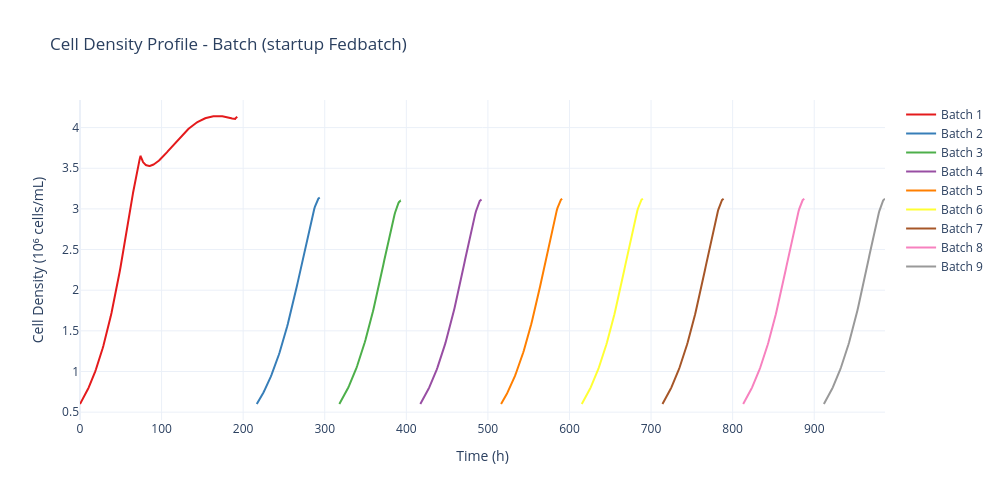
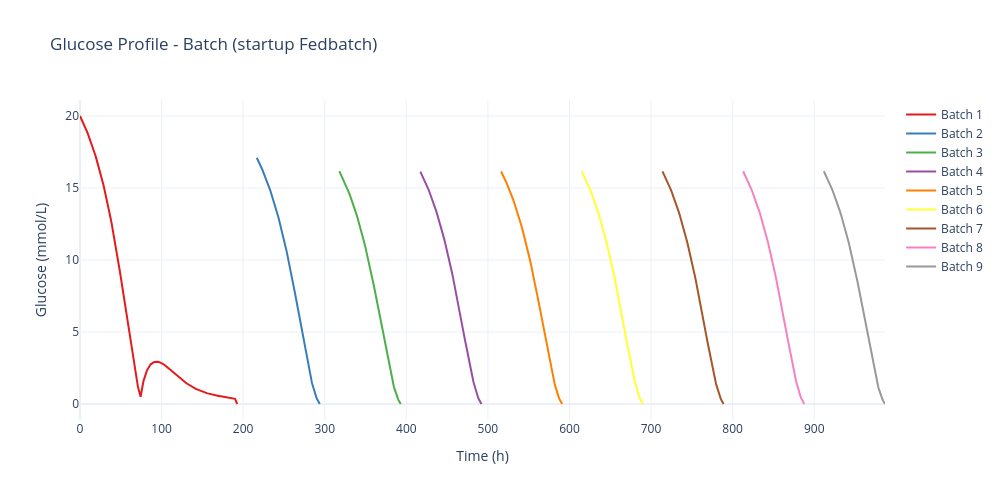
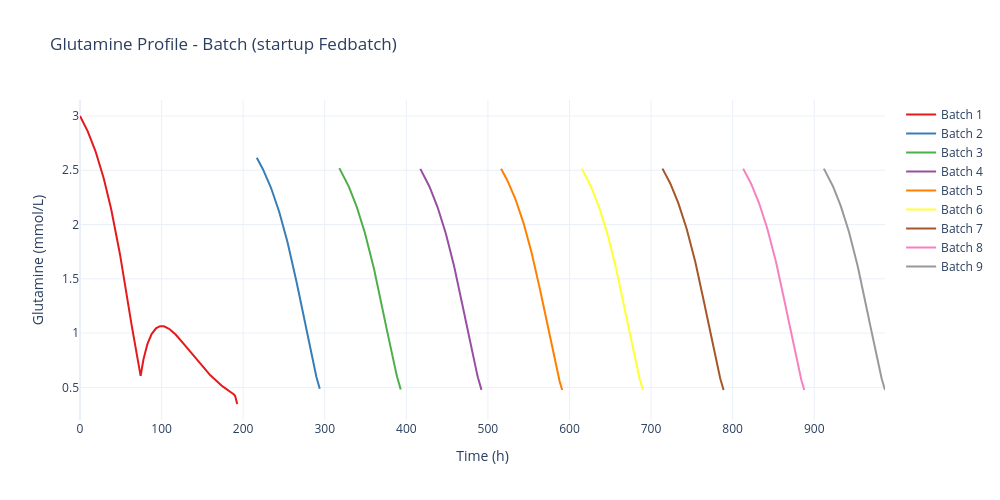
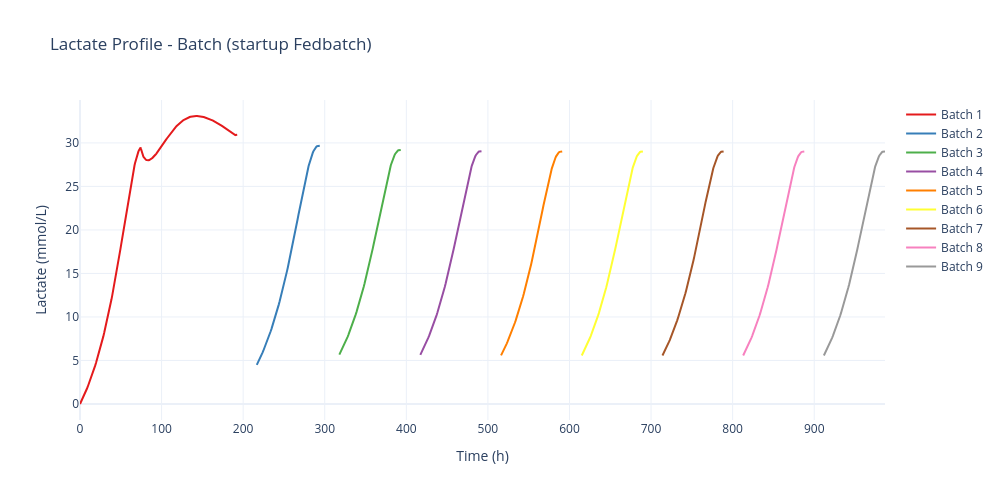

Notebook source saved alongside these figures, in order:
### Code cell
fig_list = baseline_sim.data.plot_profiles()
for fig in fig_list:
    fig.show()

### Figure 1 — Plotly figure (JSON) as saved in the notebook; plotly's stock layout.template omitted (floating-point values rounded to 4 significant figures; data arrays with more than 128 entries replaced by an {"elided": "..."} marker saying what was removed)
{"data": [{"hovertemplate": "Time: %{x:.1f} h<br>Cell Density (10⁶ cells/mL): %{y:.2f}<extra></extra>", "line": {"color": "rgb(228,26,28)", "width": 2}, "mode": "lines", "name": "Batch 1", "type": "scatter", "x": {"elided": "346 float values"}, "y": {"elided": "346 float values"}}, {"hovertemplate": "Time: %{x:.1f} h<br>Cell Density (10⁶ cells/mL): %{y:.2f}<extra></extra>", "line": {"color": "rgb(55,126,184)", "width": 2}, "mode": "lines", "name": "Batch 2", "type": "scatter", "x": {"elided": "145 float values"}, "y": {"elided": "145 float values"}}, {"hovertemplate": "Time: %{x:.1f} h<br>Cell Density (10⁶ cells/mL): %{y:.2f}<extra></extra>", "line": {"color": "rgb(77,175,74)", "width": 2}, "mode": "lines", "name": "Batch 3", "type": "scatter", "x": {"elided": "137 float values"}, "y": {"elided": "137 float values"}}, {"hovertemplate": "Time: %{x:.1f} h<br>Cell Density (10⁶ cells/mL): %{y:.2f}<extra></extra>", "line": {"color": "rgb(152,78,163)", "width": 2}, "mode": "lines", "name": "Batch 4", "type": "scatter", "x": {"elided": "137 float values"}, "y": {"elided": "137 float values"}}, {"hovertemplate": "Time: %{x:.1f} h<br>Cell Density (10⁶ cells/mL): %{y:.2f}<extra></extra>", "line": {"color": "rgb(255,127,0)", "width": 2}, "mode": "lines", "name": "Batch 5", "type": "scatter", "x": {"elided": "140 float values"}, "y": {"elided": "140 float values"}}, {"hovertemplate": "Time: %{x:.1f} h<br>Cell Density (10⁶ cells/mL): %{y:.2f}<extra></extra>", "line": {"color": "rgb(255,255,51)", "width": 2}, "mode": "lines", "name": "Batch 6", "type": "scatter", "x": {"elided": "137 float values"}, "y": {"elided": "137 float values"}}, {"hovertemplate": "Time: %{x:.1f} h<br>Cell Density (10⁶ cells/mL): %{y:.2f}<extra></extra>", "line": {"color": "rgb(166,86,40)", "width": 2}, "mode": "lines", "name": "Batch 7", "type": "scatter", "x": {"elided": "138 float values"}, "y": {"elided": "138 float values"}}, {"hovertemplate": "Time: %{x:.1f} h<br>Cell Density (10⁶ cells/mL): %{y:.2f}<extra></extra>", "line": {"color": "rgb(247,129,191)", "width": 2}, "mode": "lines", "name": "Batch 8", "type": "scatter", "x": {"elided": "131 float values"}, "y": {"elided": "131 float values"}}, {"hovertemplate": "Time: %{x:.1f} h<br>Cell Density (10⁶ cells/mL): %{y:.2f}<extra></extra>", "line": {"color": "rgb(153,153,153)", "width": 2}, "mode": "lines", "name": "Batch 9", "type": "scatter", "x": {"elided": "141 float values"}, "y": {"elided": "141 float values"}}], "layout": {"font": {"size": 12}, "height": 500, "hovermode": "x unified", "title": {"text": "Cell Density Profile - Batch (startup Fedbatch)"}, "width": 1000, "xaxis": {"title": {"text": "Time (h)"}}, "yaxis": {"title": {"text": "Cell Density (10⁶ cells/mL)"}}}}

### Figure 2 — Plotly figure (JSON) as saved in the notebook; plotly's stock layout.template omitted (floating-point values rounded to 4 significant figures; data arrays with more than 128 entries replaced by an {"elided": "..."} marker saying what was removed)
{"data": [{"hovertemplate": "Time: %{x:.1f} h<br>Glucose (mmol/L): %{y:.2f}<extra></extra>", "line": {"color": "rgb(228,26,28)", "width": 2}, "mode": "lines", "name": "Batch 1", "type": "scatter", "x": {"elided": "346 float values"}, "y": {"elided": "346 float values"}}, {"hovertemplate": "Time: %{x:.1f} h<br>Glucose (mmol/L): %{y:.2f}<extra></extra>", "line": {"color": "rgb(55,126,184)", "width": 2}, "mode": "lines", "name": "Batch 2", "type": "scatter", "x": {"elided": "145 float values"}, "y": {"elided": "145 float values"}}, {"hovertemplate": "Time: %{x:.1f} h<br>Glucose (mmol/L): %{y:.2f}<extra></extra>", "line": {"color": "rgb(77,175,74)", "width": 2}, "mode": "lines", "name": "Batch 3", "type": "scatter", "x": {"elided": "137 float values"}, "y": {"elided": "137 float values"}}, {"hovertemplate": "Time: %{x:.1f} h<br>Glucose (mmol/L): %{y:.2f}<extra></extra>", "line": {"color": "rgb(152,78,163)", "width": 2}, "mode": "lines", "name": "Batch 4", "type": "scatter", "x": {"elided": "137 float values"}, "y": {"elided": "137 float values"}}, {"hovertemplate": "Time: %{x:.1f} h<br>Glucose (mmol/L): %{y:.2f}<extra></extra>", "line": {"color": "rgb(255,127,0)", "width": 2}, "mode": "lines", "name": "Batch 5", "type": "scatter", "x": {"elided": "140 float values"}, "y": {"elided": "140 float values"}}, {"hovertemplate": "Time: %{x:.1f} h<br>Glucose (mmol/L): %{y:.2f}<extra></extra>", "line": {"color": "rgb(255,255,51)", "width": 2}, "mode": "lines", "name": "Batch 6", "type": "scatter", "x": {"elided": "137 float values"}, "y": {"elided": "137 float values"}}, {"hovertemplate": "Time: %{x:.1f} h<br>Glucose (mmol/L): %{y:.2f}<extra></extra>", "line": {"color": "rgb(166,86,40)", "width": 2}, "mode": "lines", "name": "Batch 7", "type": "scatter", "x": {"elided": "138 float values"}, "y": {"elided": "138 float values"}}, {"hovertemplate": "Time: %{x:.1f} h<br>Glucose (mmol/L): %{y:.2f}<extra></extra>", "line": {"color": "rgb(247,129,191)", "width": 2}, "mode": "lines", "name": "Batch 8", "type": "scatter", "x": {"elided": "131 float values"}, "y": {"elided": "131 float values"}}, {"hovertemplate": "Time: %{x:.1f} h<br>Glucose (mmol/L): %{y:.2f}<extra></extra>", "line": {"color": "rgb(153,153,153)", "width": 2}, "mode": "lines", "name": "Batch 9", "type": "scatter", "x": {"elided": "141 float values"}, "y": {"elided": "141 float values"}}], "layout": {"font": {"size": 12}, "height": 500, "hovermode": "x unified", "title": {"text": "Glucose Profile - Batch (startup Fedbatch)"}, "width": 1000, "xaxis": {"title": {"text": "Time (h)"}}, "yaxis": {"title": {"text": "Glucose (mmol/L)"}}}}

### Figure 3 — Plotly figure (JSON) as saved in the notebook; plotly's stock layout.template omitted (floating-point values rounded to 4 significant figures; data arrays with more than 128 entries replaced by an {"elided": "..."} marker saying what was removed)
{"data": [{"hovertemplate": "Time: %{x:.1f} h<br>Glutamine (mmol/L): %{y:.2f}<extra></extra>", "line": {"color": "rgb(228,26,28)", "width": 2}, "mode": "lines", "name": "Batch 1", "type": "scatter", "x": {"elided": "346 float values"}, "y": {"elided": "346 float values"}}, {"hovertemplate": "Time: %{x:.1f} h<br>Glutamine (mmol/L): %{y:.2f}<extra></extra>", "line": {"color": "rgb(55,126,184)", "width": 2}, "mode": "lines", "name": "Batch 2", "type": "scatter", "x": {"elided": "145 float values"}, "y": {"elided": "145 float values"}}, {"hovertemplate": "Time: %{x:.1f} h<br>Glutamine (mmol/L): %{y:.2f}<extra></extra>", "line": {"color": "rgb(77,175,74)", "width": 2}, "mode": "lines", "name": "Batch 3", "type": "scatter", "x": {"elided": "137 float values"}, "y": {"elided": "137 float values"}}, {"hovertemplate": "Time: %{x:.1f} h<br>Glutamine (mmol/L): %{y:.2f}<extra></extra>", "line": {"color": "rgb(152,78,163)", "width": 2}, "mode": "lines", "name": "Batch 4", "type": "scatter", "x": {"elided": "137 float values"}, "y": {"elided": "137 float values"}}, {"hovertemplate": "Time: %{x:.1f} h<br>Glutamine (mmol/L): %{y:.2f}<extra></extra>", "line": {"color": "rgb(255,127,0)", "width": 2}, "mode": "lines", "name": "Batch 5", "type": "scatter", "x": {"elided": "140 float values"}, "y": {"elided": "140 float values"}}, {"hovertemplate": "Time: %{x:.1f} h<br>Glutamine (mmol/L): %{y:.2f}<extra></extra>", "line": {"color": "rgb(255,255,51)", "width": 2}, "mode": "lines", "name": "Batch 6", "type": "scatter", "x": {"elided": "137 float values"}, "y": {"elided": "137 float values"}}, {"hovertemplate": "Time: %{x:.1f} h<br>Glutamine (mmol/L): %{y:.2f}<extra></extra>", "line": {"color": "rgb(166,86,40)", "width": 2}, "mode": "lines", "name": "Batch 7", "type": "scatter", "x": {"elided": "138 float values"}, "y": {"elided": "138 float values"}}, {"hovertemplate": "Time: %{x:.1f} h<br>Glutamine (mmol/L): %{y:.2f}<extra></extra>", "line": {"color": "rgb(247,129,191)", "width": 2}, "mode": "lines", "name": "Batch 8", "type": "scatter", "x": {"elided": "131 float values"}, "y": {"elided": "131 float values"}}, {"hovertemplate": "Time: %{x:.1f} h<br>Glutamine (mmol/L): %{y:.2f}<extra></extra>", "line": {"color": "rgb(153,153,153)", "width": 2}, "mode": "lines", "name": "Batch 9", "type": "scatter", "x": {"elided": "141 float values"}, "y": {"elided": "141 float values"}}], "layout": {"font": {"size": 12}, "height": 500, "hovermode": "x unified", "title": {"text": "Glutamine Profile - Batch (startup Fedbatch)"}, "width": 1000, "xaxis": {"title": {"text": "Time (h)"}}, "yaxis": {"title": {"text": "Glutamine (mmol/L)"}}}}

### Figure 4 — Plotly figure (JSON) as saved in the notebook; plotly's stock layout.template omitted (floating-point values rounded to 4 significant figures; data arrays with more than 128 entries replaced by an {"elided": "..."} marker saying what was removed)
{"data": [{"hovertemplate": "Time: %{x:.1f} h<br>Lactate (mmol/L): %{y:.2f}<extra></extra>", "line": {"color": "rgb(228,26,28)", "width": 2}, "mode": "lines", "name": "Batch 1", "type": "scatter", "x": {"elided": "346 float values"}, "y": {"elided": "346 float values"}}, {"hovertemplate": "Time: %{x:.1f} h<br>Lactate (mmol/L): %{y:.2f}<extra></extra>", "line": {"color": "rgb(55,126,184)", "width": 2}, "mode": "lines", "name": "Batch 2", "type": "scatter", "x": {"elided": "145 float values"}, "y": {"elided": "145 float values"}}, {"hovertemplate": "Time: %{x:.1f} h<br>Lactate (mmol/L): %{y:.2f}<extra></extra>", "line": {"color": "rgb(77,175,74)", "width": 2}, "mode": "lines", "name": "Batch 3", "type": "scatter", "x": {"elided": "137 float values"}, "y": {"elided": "137 float values"}}, {"hovertemplate": "Time: %{x:.1f} h<br>Lactate (mmol/L): %{y:.2f}<extra></extra>", "line": {"color": "rgb(152,78,163)", "width": 2}, "mode": "lines", "name": "Batch 4", "type": "scatter", "x": {"elided": "137 float values"}, "y": {"elided": "137 float values"}}, {"hovertemplate": "Time: %{x:.1f} h<br>Lactate (mmol/L): %{y:.2f}<extra></extra>", "line": {"color": "rgb(255,127,0)", "width": 2}, "mode": "lines", "name": "Batch 5", "type": "scatter", "x": {"elided": "140 float values"}, "y": {"elided": "140 float values"}}, {"hovertemplate": "Time: %{x:.1f} h<br>Lactate (mmol/L): %{y:.2f}<extra></extra>", "line": {"color": "rgb(255,255,51)", "width": 2}, "mode": "lines", "name": "Batch 6", "type": "scatter", "x": {"elided": "137 float values"}, "y": {"elided": "137 float values"}}, {"hovertemplate": "Time: %{x:.1f} h<br>Lactate (mmol/L): %{y:.2f}<extra></extra>", "line": {"color": "rgb(166,86,40)", "width": 2}, "mode": "lines", "name": "Batch 7", "type": "scatter", "x": {"elided": "138 float values"}, "y": {"elided": "138 float values"}}, {"hovertemplate": "Time: %{x:.1f} h<br>Lactate (mmol/L): %{y:.2f}<extra></extra>", "line": {"color": "rgb(247,129,191)", "width": 2}, "mode": "lines", "name": "Batch 8", "type": "scatter", "x": {"elided": "131 float values"}, "y": {"elided": "131 float values"}}, {"hovertemplate": "Time: %{x:.1f} h<br>Lactate (mmol/L): %{y:.2f}<extra></extra>", "line": {"color": "rgb(153,153,153)", "width": 2}, "mode": "lines", "name": "Batch 9", "type": "scatter", "x": {"elided": "141 float values"}, "y": {"elided": "141 float values"}}], "layout": {"font": {"size": 12}, "height": 500, "hovermode": "x unified", "title": {"text": "Lactate Profile - Batch (startup Fedbatch)"}, "width": 1000, "xaxis": {"title": {"text": "Time (h)"}}, "yaxis": {"title": {"text": "Lactate (mmol/L)"}}}}
